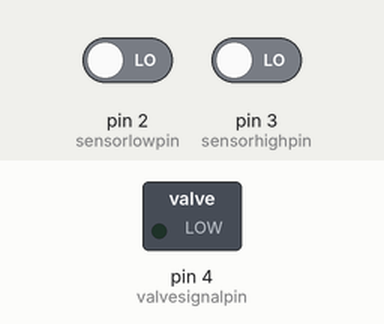
Simulated run of this sketch. Board: Arduino Uno, built with avr-gcc and run on an emulated ATmega328P. Shown: switched loads named in the sketch (green lamp = pin HIGH). Inputs (shaded band) come from the test bench; at power-on: pin 2 (sensorlowpin) LOW, pin 3 (sensorhighpin) LOW.

Above: at 1.2 s.
1.3 s: pin 2 (sensorlowpin) driven HIGH and pin 3 (sensorhighpin) driven HIGH
At 2.5 s:
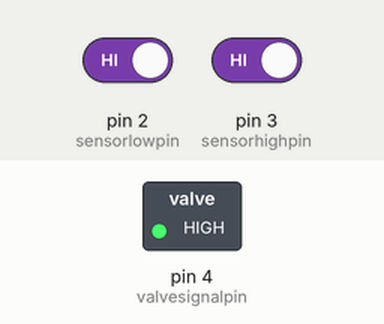
2.8 s: pin 3 (sensorhighpin) driven LOW
At 3.7 s:
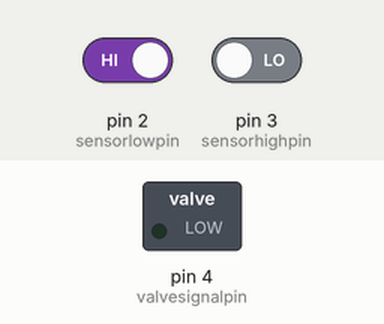
4.3 s: pin 3 (sensorhighpin) driven HIGH
At 4.9 s:
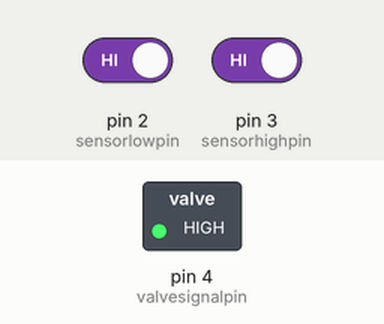
Timing chart, 0 to 7.3 s (numbered marks = the images above; inputs shaded):
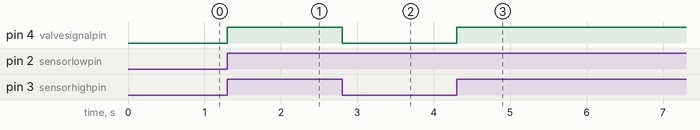

Measured:
- after the input at 1.3 s, pin 4 (valvesignalpin): LOW → HIGH at once
- after the input at 2.8 s, pin 4 (valvesignalpin): HIGH → LOW at once
- after the input at 4.3 s, pin 4 (valvesignalpin): LOW → HIGH at once

The sketch:

watertank.ino
```cpp
/*
  water tank

  turn on water tank solenoid valve when low is triggered until the high triggers.

*/

// pin assignment
int sensorhighpin = 3;
int sensorlowpin = 2;
int valvesignalpin = 4;

// state variables
int state_sensorhigh;
int state_sensorlow;
int state_valve_open = HIGH;

// the setup routine runs once when you press reset:
void setup() {
  // initialize serial communication at 9600 bits per second:
  // Serial.begin(9600);
  // set pinmode
  pinMode(sensorhighpin, INPUT);
  pinMode(sensorlowpin, INPUT);
  pinMode(valvesignalpin, OUTPUT);
}

// the loop routine runs over and over again forever:
void loop() {
  // read the input pin:
  state_sensorhigh = digitalRead(sensorhighpin);
  state_sensorlow = digitalRead(sensorlowpin);
  // print out the state of the button:
  // Serial.print(state_sensorhigh);
  // Serial.println(state_sensorlow);
  if (state_sensorlow && state_sensorhigh) { // water line below both
    // turn on valve
    // Serial.println("flowing water");
    state_valve_open = HIGH;
    digitalWrite(valvesignalpin, HIGH);

    while (state_sensorhigh==HIGH) {
      // keep valve on until the high sensor is triggered
      // Serial.println("keep flowing water");
      state_sensorhigh = digitalRead(sensorhighpin);
      state_sensorlow = digitalRead(sensorlowpin);
    }
  }

  if (state_valve_open==HIGH) {
    state_valve_open = LOW;
    digitalWrite(valvesignalpin, LOW);
  }
  // Serial.print("idling");
  delay(1);  // delay in between reads for stability
}
```
